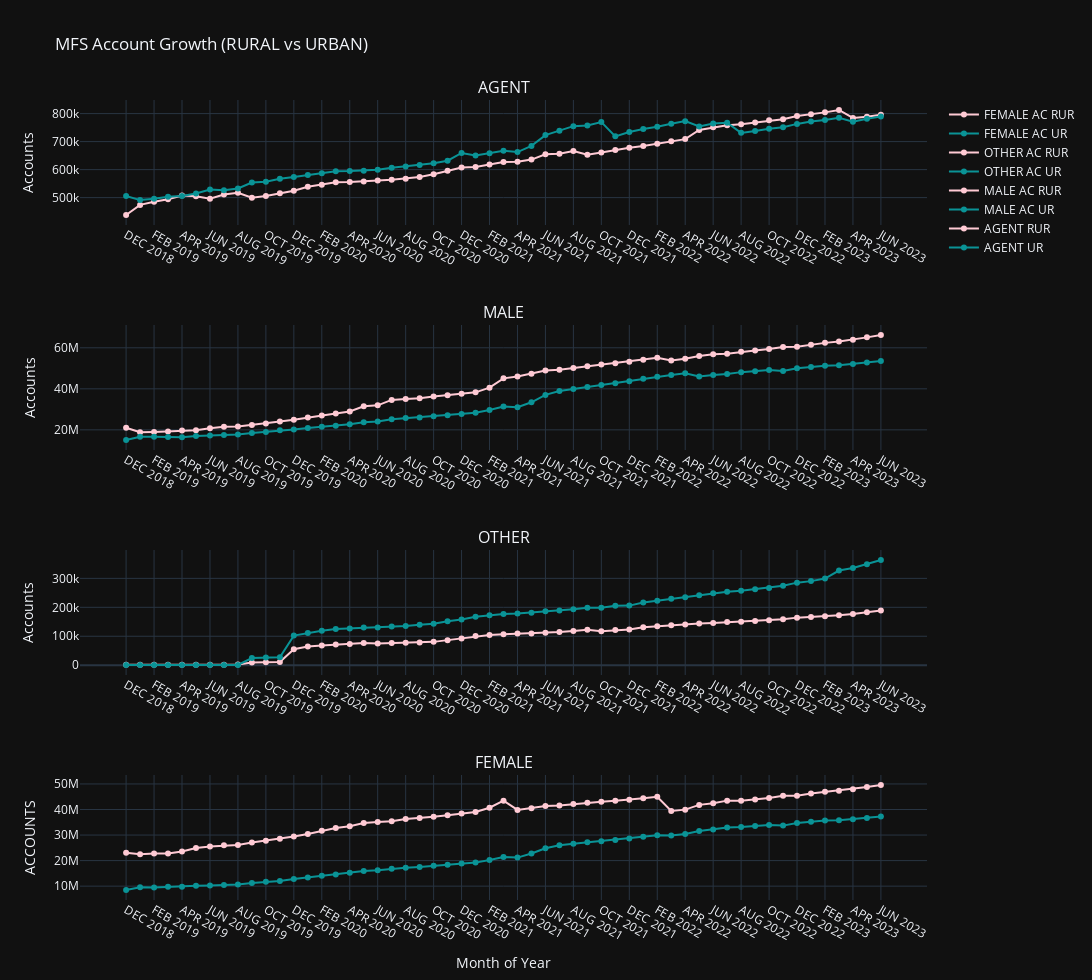

The notebook cell this image was saved under:
### Code cell
fig = go.Figure()
fig = make_subplots(rows=4, cols=1, start_cell="bottom-left", subplot_titles=("FEMALE", "OTHER", "MALE", "AGENT"))


fig.add_trace(go.Scatter(x=mfs_acc['PERIOD'], y=mfs_acc['MFS_FEMALE_ACCOUNT_RURAL'], name='FEMALE AC RUR', line=dict(color='#ffcad4', width=2)), row=1,  col=1)
fig.add_trace(go.Scatter(x=mfs_acc['PERIOD'], y=mfs_acc['MFS_FEMALE_ACCOUNT_URBAN'], name='FEMALE AC UR', line=dict(color='#0a9396', width=2)), row=1, col=1)

fig.add_trace(go.Scatter(x=mfs_acc['PERIOD'], y=mfs_acc['MFS_OTHER_ACCOUNT_RURAL'], name='OTHER AC RUR', line=dict(color='#ffcad4', width=2)), row=2,  col=1)
fig.add_trace(go.Scatter(x=mfs_acc['PERIOD'], y=mfs_acc['MFS_OTHER_ACCOUNT_URBAN'], name='OTHER AC UR', line=dict(color='#0a9396', width=2)), row=2, col=1)

fig.add_trace(go.Scatter(x=mfs_acc['PERIOD'], y=mfs_acc['MFS_MALE_ACCOUNT_RURAL'], name='MALE AC RUR', line=dict(color='#ffcad4', width=2)), row=3,  col=1)
fig.add_trace(go.Scatter(x=mfs_acc['PERIOD'], y=mfs_acc['MFS_MALE_ACCOUNT_URBAN'], name='MALE AC UR', line=dict(color='#0a9396', width=2)), row=3, col=1)

fig.add_trace(go.Scatter(x=mfs_acc['PERIOD'], y=mfs_acc['MFS_AGENT_RURAL'], name='AGENT RUR', line=dict(color='#ffcad4', width=2)), row=4,  col=1)
fig.add_trace(go.Scatter(x=mfs_acc['PERIOD'], y=mfs_acc['MFS_AGENT_URBAN'], name='AGENT UR', line=dict(color='#0a9396', width=2)), row=4, col=1)


fig.update_yaxes(title_text="Accounts", secondary_y=False)
fig.update_layout(height=980, width=1380, title='MFS Account Growth (RURAL vs URBAN)', xaxis_title='Month of Year', yaxis_title='ACCOUNTS', template='plotly_dark')
fig.update_traces(mode="markers+lines")

### Figure 1 — Plotly figure (JSON) as saved in the notebook; plotly's stock layout.template omitted (floating-point values rounded to 4 significant figures)
{"data": [{"line": {"color": "#ffcad4", "width": 2}, "mode": "markers+lines", "name": "FEMALE AC RUR", "type": "scatter", "x": ["DEC 2018", "JAN 2019", "FEB 2019", "MAR 2019", "APR 2019", "MAY 2019", "JUN 2019", "JUL 2019", "AUG 2019", "SEP 2019", "OCT 2019", "NOV 2019", "DEC 2019", "JAN 2020", "FEB 2020", "MAR 2020", "APR 2020", "MAY 2020", "JUN 2020", "JUL 2020", "AUG 2020", "SEP 2020", "OCT 2020", "NOV 2020", "DEC 2020", "JAN 2021", "FEB 2021", "MAR 2021", "APR 2021", "MAY 2021", "JUN 2021", "JUL 2021", "AUG 2021", "SEP 2021", "OCT 2021", "NOV 2021", "DEC 2021", "JAN 2022", "FEB 2022", "MAR 2022", "APR 2022", "MAY 2022", "JUN 2022", "JUL 2022", "AUG 2022", "SEP 2022", "OCT 2022", "NOV 2022", "DEC 2022", "JAN 2023", "FEB 2023", "MAR 2023", "APR 2023", "MAY 2023", "JUN 2023"], "xaxis": "x", "y": [23093199, 22513069, 22781950, 22791889, 23542408, 24941362, 25538222, 25978657, 26148132, 27103533, 27812631, 28510614, 29430765, 30444454, 31666645, 32721472, 33414807, 34746317, 35060824, 35404726, 36278531, 36654062, 37147292, 37710374, 38395744, 39023457, 40692894, 43434909, 39832544, 40483601, 41396674, 41539879, 42110590, 42667246, 43039862, 43394397, 43807390, 44402688, 44968975, 39402031, 39951203, 41810980, 42480876, 43473798, 43456183, 43960719, 44499815, 45393551, 45394713, 46245896, 46905849, 47346768, 47966998, 48782455, 49592680], "yaxis": "y"}, {"line": {"color": "#0a9396", "width": 2}, "mode": "markers+lines", "name": "FEMALE AC UR", "type": "scatter", "x": ["DEC 2018", "JAN 2019", "FEB 2019", "MAR 2019", "APR 2019", "MAY 2019", "JUN 2019", "JUL 2019", "AUG 2019", "SEP 2019", "OCT 2019", "NOV 2019", "DEC 2019", "JAN 2020", "FEB 2020", "MAR 2020", "APR 2020", "MAY 2020", "JUN 2020", "JUL 2020", "AUG 2020", "SEP 2020", "OCT 2020", "NOV 2020", "DEC 2020", "JAN 2021", "FEB 2021", "MAR 2021", "APR 2021", "MAY 2021", "JUN 2021", "JUL 2021", "AUG 2021", "SEP 2021", "OCT 2021", "NOV 2021", "DEC 2021", "JAN 2022", "FEB 2022", "MAR 2022", "APR 2022", "MAY 2022", "JUN 2022", "JUL 2022", "AUG 2022", "SEP 2022", "OCT 2022", "NOV 2022", "DEC 2022", "JAN 2023", "FEB 2023", "MAR 2023", "APR 2023", "MAY 2023", "JUN 2023"], "xaxis": "x", "y": [8491129, 9533773, 9458043, 9744399, 9739027, 10141315, 10246766, 10438143, 10602577, 11264584, 11726527, 11985931, 12789162, 13394823, 14044994, 14542151, 15253024, 15916031, 16177189, 16811081, 17224136, 17533015, 17970697, 18409455, 18879824, 19211721, 20203414, 21430136, 21179220, 22800390, 24809406, 25995428, 26583231, 27158459, 27613092, 28092167, 28637497, 29316888, 29930857, 29852331, 30415301, 31620156, 32215458, 32935692, 33140199, 33572063, 33979501, 33695799, 34729780, 35240987, 35667699, 35755777, 36179304, 36714774, 37249086], "yaxis": "y"}, {"line": {"color": "#ffcad4", "width": 2}, "mode": "markers+lines", "name": "OTHER AC RUR", "type": "scatter", "x": ["DEC 2018", "JAN 2019", "FEB 2019", "MAR 2019", "APR 2019", "MAY 2019", "JUN 2019", "JUL 2019", "AUG 2019", "SEP 2019", "OCT 2019", "NOV 2019", "DEC 2019", "JAN 2020", "FEB 2020", "MAR 2020", "APR 2020", "MAY 2020", "JUN 2020", "JUL 2020", "AUG 2020", "SEP 2020", "OCT 2020", "NOV 2020", "DEC 2020", "JAN 2021", "FEB 2021", "MAR 2021", "APR 2021", "MAY 2021", "JUN 2021", "JUL 2021", "AUG 2021", "SEP 2021", "OCT 2021", "NOV 2021", "DEC 2021", "JAN 2022", "FEB 2022", "MAR 2022", "APR 2022", "MAY 2022", "JUN 2022", "JUL 2022", "AUG 2022", "SEP 2022", "OCT 2022", "NOV 2022", "DEC 2022", "JAN 2023", "FEB 2023", "MAR 2023", "APR 2023", "MAY 2023", "JUN 2023"], "xaxis": "x2", "y": [1513, 1475, 1483, 1519, 1609, 1644, 1722, 1818, 2037, 9351, 10339, 11104, 55343, 64405, 68280, 71878, 73502, 76474, 75302, 76786, 77283, 78737, 80619, 86632, 92294, 100507, 104281, 107191, 109156, 109761, 112232, 114541, 118360, 122286, 117637, 121643, 123656, 130837, 134658, 138245, 141046, 144204, 146066, 148895, 150467, 153049, 155292, 158841, 164362, 166637, 168878, 172597, 177272, 182743, 189101], "yaxis": "y2"}, {"line": {"color": "#0a9396", "width": 2}, "mode": "markers+lines", "name": "OTHER AC UR", "type": "scatter", "x": ["DEC 2018", "JAN 2019", "FEB 2019", "MAR 2019", "APR 2019", "MAY 2019", "JUN 2019", "JUL 2019", "AUG 2019", "SEP 2019", "OCT 2019", "NOV 2019", "DEC 2019", "JAN 2020", "FEB 2020", "MAR 2020", "APR 2020", "MAY 2020", "JUN 2020", "JUL 2020", "AUG 2020", "SEP 2020", "OCT 2020", "NOV 2020", "DEC 2020", "JAN 2021", "FEB 2021", "MAR 2021", "APR 2021", "MAY 2021", "JUN 2021", "JUL 2021", "AUG 2021", "SEP 2021", "OCT 2021", "NOV 2021", "DEC 2021", "JAN 2022", "FEB 2022", "MAR 2022", "APR 2022", "MAY 2022", "JUN 2022", "JUL 2022", "AUG 2022", "SEP 2022", "OCT 2022", "NOV 2022", "DEC 2022", "JAN 2023", "FEB 2023", "MAR 2023", "APR 2023", "MAY 2023", "JUN 2023"], "xaxis": "x2", "y": [695, 754, 755, 768, 777, 824, 854, 950, 1074, 24760, 26368, 27265, 102212, 111471, 118973, 125462, 127062, 130305, 130169, 134050, 135797, 139778, 143505, 151825, 158152, 167479, 172739, 176799, 178327, 181599, 186016, 189006, 193432, 198205, 198511, 205097, 205856, 216539, 223016, 229719, 234809, 241510, 248485, 253362, 256880, 262047, 267161, 274771, 285248, 290508, 299511, 327136, 335711, 348686, 363483], "yaxis": "y2"}, {"line": {"color": "#ffcad4", "width": 2}, "mode": "markers+lines", "name": "MALE AC RUR", "type": "scatter", "x": ["DEC 2018", "JAN 2019", "FEB 2019", "MAR 2019", "APR 2019", "MAY 2019", "JUN 2019", "JUL 2019", "AUG 2019", "SEP 2019", "OCT 2019", "NOV 2019", "DEC 2019", "JAN 2020", "FEB 2020", "MAR 2020", "APR 2020", "MAY 2020", "JUN 2020", "JUL 2020", "AUG 2020", "SEP 2020", "OCT 2020", "NOV 2020", "DEC 2020", "JAN 2021", "FEB 2021", "MAR 2021", "APR 2021", "MAY 2021", "JUN 2021", "JUL 2021", "AUG 2021", "SEP 2021", "OCT 2021", "NOV 2021", "DEC 2021", "JAN 2022", "FEB 2022", "MAR 2022", "APR 2022", "MAY 2022", "JUN 2022", "JUL 2022", "AUG 2022", "SEP 2022", "OCT 2022", "NOV 2022", "DEC 2022", "JAN 2023", "FEB 2023", "MAR 2023", "APR 2023", "MAY 2023", "JUN 2023"], "xaxis": "x3", "y": [21030462, 18880373, 19006106, 19201465, 19665560, 19758337, 20757042, 21477483, 21687092, 22351367, 23109308, 24043399, 24893228, 26034399, 26983460, 27982159, 28941516, 31478971, 31936960, 34590842, 35041492, 35396409, 36251776, 36832245, 37612250, 38296205, 40556036, 45106307, 46020562, 47325656, 48922350, 49291899, 50114327, 51052297, 51810374, 52474947, 53224563, 54230537, 55148523, 53871251, 54630133, 55964148, 56820123, 57131464, 58077896, 58689788, 59413109, 60368899, 60466225, 61507920, 62409574, 63033706, 63937651, 65093659, 66247526], "yaxis": "y3"}, {"line": {"color": "#0a9396", "width": 2}, "mode": "markers+lines", "name": "MALE AC UR", "type": "scatter", "x": ["DEC 2018", "JAN 2019", "FEB 2019", "MAR 2019", "APR 2019", "MAY 2019", "JUN 2019", "JUL 2019", "AUG 2019", "SEP 2019", "OCT 2019", "NOV 2019", "DEC 2019", "JAN 2020", "FEB 2020", "MAR 2020", "APR 2020", "MAY 2020", "JUN 2020", "JUL 2020", "AUG 2020", "SEP 2020", "OCT 2020", "NOV 2020", "DEC 2020", "JAN 2021", "FEB 2021", "MAR 2021", "APR 2021", "MAY 2021", "JUN 2021", "JUL 2021", "AUG 2021", "SEP 2021", "OCT 2021", "NOV 2021", "DEC 2021", "JAN 2022", "FEB 2022", "MAR 2022", "APR 2022", "MAY 2022", "JUN 2022", "JUL 2022", "AUG 2022", "SEP 2022", "OCT 2022", "NOV 2022", "DEC 2022", "JAN 2023", "FEB 2023", "MAR 2023", "APR 2023", "MAY 2023", "JUN 2023"], "xaxis": "x3", "y": [15053470, 16684243, 16697088, 16574635, 16333380, 17000434, 17234004, 17476643, 17779052, 18440077, 18942419, 19780354, 20160737, 20873990, 21455510, 21983067, 22753691, 23730024, 24095188, 25152310, 25728507, 26080014, 26579555, 27106814, 27790013, 28316854, 29638030, 31400373, 31081403, 33441779, 37035589, 38895616, 39893788, 40896834, 41839891, 42717241, 43723069, 44970483, 45868201, 46758151, 47564802, 45988861, 46728634, 47194552, 48142985, 48620266, 49208715, 48667875, 50023245, 50673189, 51307660, 51455799, 52092274, 52847869, 53626770], "yaxis": "y3"}, {"line": {"color": "#ffcad4", "width": 2}, "mode": "markers+lines", "name": "AGENT RUR", "type": "scatter", "x": ["DEC 2018", "JAN 2019", "FEB 2019", "MAR 2019", "APR 2019", "MAY 2019", "JUN 2019", "JUL 2019", "AUG 2019", "SEP 2019", "OCT 2019", "NOV 2019", "DEC 2019", "JAN 2020", "FEB 2020", "MAR 2020", "APR 2020", "MAY 2020", "JUN 2020", "JUL 2020", "AUG 2020", "SEP 2020", "OCT 2020", "NOV 2020", "DEC 2020", "JAN 2021", "FEB 2021", "MAR 2021", "APR 2021", "MAY 2021", "JUN 2021", "JUL 2021", "AUG 2021", "SEP 2021", "OCT 2021", "NOV 2021", "DEC 2021", "JAN 2022", "FEB 2022", "MAR 2022", "APR 2022", "MAY 2022", "JUN 2022", "JUL 2022", "AUG 2022", "SEP 2022", "OCT 2022", "NOV 2022", "DEC 2022", "JAN 2023", "FEB 2023", "MAR 2023", "APR 2023", "MAY 2023", "JUN 2023"], "xaxis": "x4", "y": [437887, 474042, 484885, 493982, 507123, 504524, 495960, 511146, 517516, 499303, 505509, 515520, 524226, 538479, 546236, 554629, 555717, 557159, 560745, 563401, 567551, 573542, 583630, 596012, 607336, 609517, 618004, 627291, 627753, 635798, 654434, 656657, 666711, 653466, 661362, 670020, 678293, 684531, 692338, 701111, 708886, 741636, 751201, 758679, 762188, 767790, 775890, 780011, 791372, 797431, 804408, 812869, 784579, 789021, 796139], "yaxis": "y4"}, {"line": {"color": "#0a9396", "width": 2}, "mode": "markers+lines", "name": "AGENT UR", "type": "scatter", "x": ["DEC 2018", "JAN 2019", "FEB 2019", "MAR 2019", "APR 2019", "MAY 2019", "JUN 2019", "JUL 2019", "AUG 2019", "SEP 2019", "OCT 2019", "NOV 2019", "DEC 2019", "JAN 2020", "FEB 2020", "MAR 2020", "APR 2020", "MAY 2020", "JUN 2020", "JUL 2020", "AUG 2020", "SEP 2020", "OCT 2020", "NOV 2020", "DEC 2020", "JAN 2021", "FEB 2021", "MAR 2021", "APR 2021", "MAY 2021", "JUN 2021", "JUL 2021", "AUG 2021", "SEP 2021", "OCT 2021", "NOV 2021", "DEC 2021", "JAN 2022", "FEB 2022", "MAR 2022", "APR 2022", "MAY 2022", "JUN 2022", "JUL 2022", "AUG 2022", "SEP 2022", "OCT 2022", "NOV 2022", "DEC 2022", "JAN 2023", "FEB 2023", "MAR 2023", "APR 2023", "MAY 2023", "JUN 2023"], "xaxis": "x4", "y": [505623, 491140, 495975, 503042, 505414, 514835, 528812, 525954, 532373, 553720, 556488, 567067, 573995, 581094, 586665, 593857, 594644, 596353, 599376, 606390, 611021, 616288, 622689, 631710, 659459, 650450, 658549, 667194, 662640, 684610, 723182, 738798, 755222, 757726, 770002, 718721, 734474, 745319, 753199, 763921, 773130, 754220, 764464, 767560, 731210, 737531, 745913, 751394, 763265, 771681, 776876, 785131, 771212, 781319, 789583], "yaxis": "y4"}], "layout": {"annotations": [{"font": {"size": 16}, "showarrow": false, "text": "FEMALE", "x": 0.5, "xanchor": "center", "xref": "paper", "y": 0.1562, "yanchor": "bottom", "yref": "paper"}, {"font": {"size": 16}, "showarrow": false, "text": "OTHER", "x": 0.5, "xanchor": "center", "xref": "paper", "y": 0.4375, "yanchor": "bottom", "yref": "paper"}, {"font": {"size": 16}, "showarrow": false, "text": "MALE", "x": 0.5, "xanchor": "center", "xref": "paper", "y": 0.7188, "yanchor": "bottom", "yref": "paper"}, {"font": {"size": 16}, "showarrow": false, "text": "AGENT", "x": 0.5, "xanchor": "center", "xref": "paper", "y": 1, "yanchor": "bottom", "yref": "paper"}], "height": 980, "title": {"text": "MFS Account Growth (RURAL vs URBAN)"}, "width": 1380, "xaxis": {"anchor": "y", "domain": [0, 1], "title": {"text": "Month of Year"}}, "xaxis2": {"anchor": "y2", "domain": [0, 1]}, "xaxis3": {"anchor": "y3", "domain": [0, 1]}, "xaxis4": {"anchor": "y4", "domain": [0, 1]}, "yaxis": {"anchor": "x", "domain": [0, 0.1562], "title": {"text": "ACCOUNTS"}}, "yaxis2": {"anchor": "x2", "domain": [0.2812, 0.4375], "title": {"text": "Accounts"}}, "yaxis3": {"anchor": "x3", "domain": [0.5625, 0.7188], "title": {"text": "Accounts"}}, "yaxis4": {"anchor": "x4", "domain": [0.8438, 1], "title": {"text": "Accounts"}}}}
